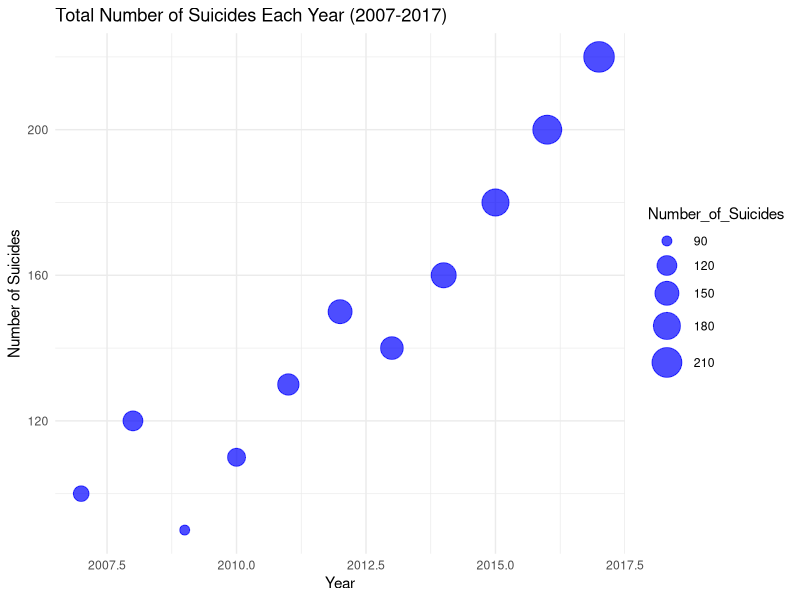

Source code (R):
# Install and load necessary packages if not already installed
if (!requireNamespace("ggplot2", quietly = TRUE)) {
  install.packages("ggplot2")
}
if (!requireNamespace("dplyr", quietly = TRUE)) {
  install.packages("dplyr")
}

# Load required libraries
library(ggplot2)
library(dplyr)

# Sample data (replace this with your actual data)
# Assuming your data frame is named 'suicide_data' with columns 'Year' and 'Number_of_Suicides'
# Make sure your data includes the years 2007 to 2017
suicide_data <- data.frame(
  Year = c(2007, 2008, 2009, 2010, 2011, 2012, 2013, 2014, 2015, 2016, 2017),
  Number_of_Suicides = c(100, 120, 90, 110, 130, 150, 140, 160, 180, 200, 220)
)

# Create a bubble chart using ggplot2
ggplot(suicide_data, aes(x = Year, y = Number_of_Suicides, size = Number_of_Suicides)) +
  geom_point(alpha = 0.7, color = "blue") +
  labs(title = "Total Number of Suicides Each Year (2007-2017)",
       x = "Year",
       y = "Number of Suicides") +
  scale_size_continuous(range = c(3, 10)) +
  theme_minimal()